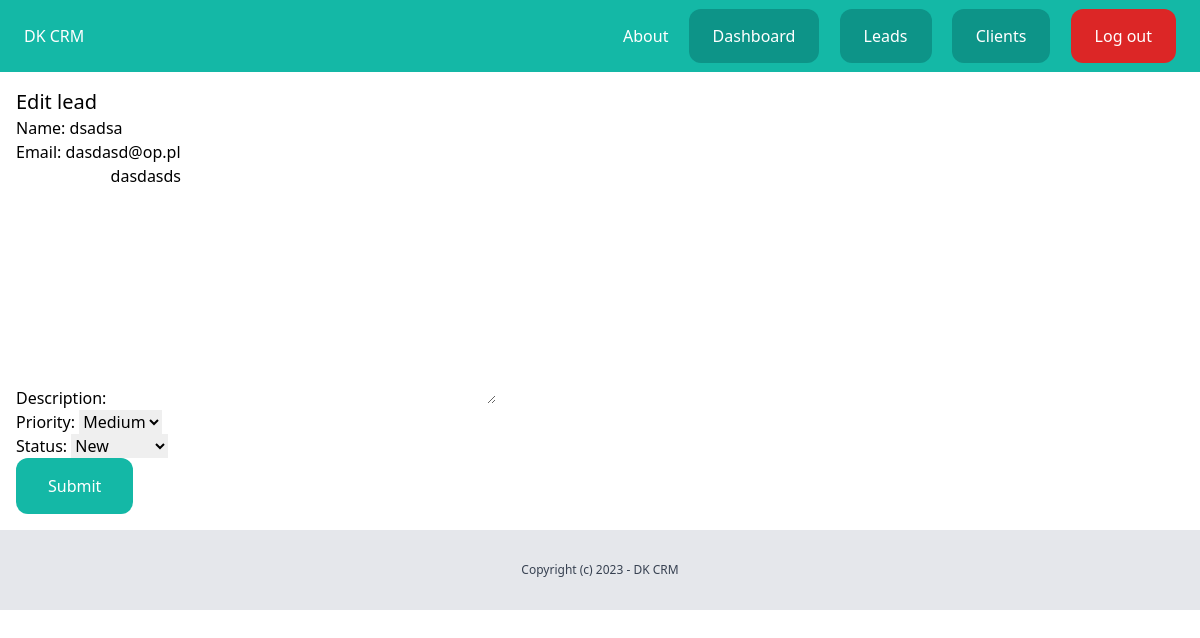
The page /dashboard/leads/5/edit/ (signed in) on the database its author committed.
### lead/models.py (models this page shows, shortened)
class Lead(models.Model):
    LOW = 'low'
    MEDIUM = 'medium'
    HIGH = 'high'
    CHOICES_PRIORITY = (
        (LOW, 'Low'),
        (MEDIUM, 'Medium'),
        (HIGH, 'High'),
    )
    NEW = 'new'
    CONTACTED = 'contacted'
    WON = 'won'
    LOST = 'lost'
    CHOICES_STATUS = (
        (NEW, 'New'),
        (CONTACTED, 'Contacted'),
        (WON, 'Won'),
        (LOST, 'Lost'),
    )
    name = models.CharField(max_length=255)
    email = models.EmailField()
    description = models.TextField(blank=True, null=True)
    priority = models.CharField(max_length=10, choices=CHOICES_PRIORITY, default=MEDIUM)
    status = models.CharField(max_length=10, choices=CHOICES_STATUS, default=NEW)
    converted_to_client = models.BooleanField(default=False)
    created_by = models.ForeignKey(User, related_name='leads', on_delete=models.CASCADE)
    created_at = models.DateTimeField(auto_now_add=True)
    modified_at = models.DateTimeField(auto_now=True)

### lead/views.py (the view)
# urls.py: path('<int:pk>/edit/', views.leads_edit, name='leads_edit'),
@login_required
def leads_edit(request, pk):
    lead = get_object_or_404(Lead, created_by=request.user, pk=pk)
    if request.method == 'POST':
        form = AddLeadForm(request.POST, instance=lead)
        if form.is_valid():
            form.save()
            messages.success(request, 'The lead was edited successfully.')
            return redirect('leads_list')
    else:
        form = AddLeadForm(instance=lead)
    return render(request, 'lead/leads_edit.html', {
        'form': form
    })

### lead/forms.py
class AddLeadForm(forms.ModelForm):
    class Meta:
        model = Lead
        fields = ('name', 'email', 'description', 'priority', 'status',)

### lead/templates/lead/leads_edit.html (shortened to what this page needs)
{% extends 'core/base.html' %}
{% block content %}
    <div class="py-4 px-4">
        <h1 class="text-xl">Edit lead</h1>
        <form method="post" action=".">
            {{ form.as_p }}
            <button class="py-4 px-8 bg-teal-500 text-white rounded-xl">Submit</button>
        </form>
    </div>
{% endblock %}

### rows shown on the page
Lead: name "dsadsa", email "dasdasd@op.pl", description "dasdasds", priority "Medium", status "New"
